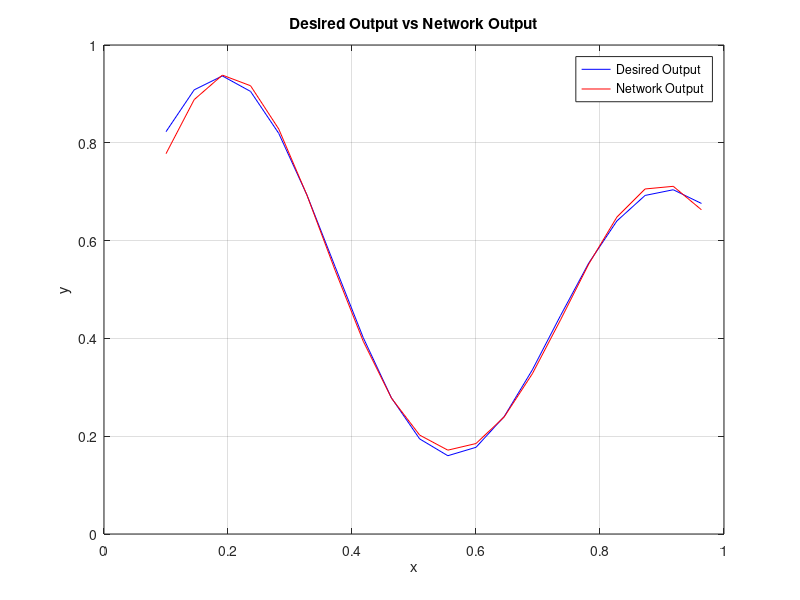

Write the MATLAB code that produced this figure.
%Išmokti savarankiškai suprogramuoti paprasto netiesinio aproksimatoriaus, grįsto Spindulio tipo bazinių funkcijų tinklu, mokymo (parametrų skaičiavimo) algoritmą.
clear all
clc
%duota
x = 0.1:1/22:1;
y_d = ((1 + 0.6*sin(2*pi*x/0.7)) + 0.3*sin(2*pi*x))/2;
%  F = exp(-(x-c)^2/(2*r^2))); gauso aktyvavimo funkcija

% Sugeneruojami svoriai
w0 = randn(1);
w1 = randn(1);
w2 = randn(1);

c1 = 0.20; %parinkta apytiksliai pagal maksimalias funkcijos reikšmes žiūrint į grafiką x ašyje
c2 = 0.90; %parinkta apytiksliai pagal maksimalias funkcijos reikšmes žiūrint į grafiką x ašyje
r1 = 0.16;
r2 = 0.16;

eta = 0.15; % Mokymosi žingsnis

% Mokomas neuroninis tinklas 100 kartų
for k = 1:100
    % mokomas kiekvienas taškas
    for n = 1:20
        % Neuronu gauso aktyvavimo funkcijos
        F1 = exp(-((x(n) - c1)^2) / (2 * (r1^2)));
        F2 = exp(-((x(n) - c2)^2) / (2 * (r2^2)));
        % Išvestis
        y(n) = F1 * w1 + F2 * w2 + 1 * w0;  % (m(gauso aktyvavimo funkcijos)+1)=3; pagal formule is vadovelio
        % Apskaičiuojama klaida
        e = y_d(n) - y(n) 
        % Atnaujinami svoriai
        w1 = w1 + eta * e * F1; % isvesties funkcijos svoriai. 
        w2 = w2 + eta * e * F2;
        w0 = w0 + eta * e; % pirmame LD buvo bias, bet uzduotyje nurodyta naudoti W0
    end
end
 
%sukuriamos naujos x vertes testavimui
x_n = 0.1:1/22:1;
for i = 1:length(x_n)
    F1_n = exp(-((x_n(i) - c1)^2) / (2 * (r1^2)));
    F2_n = exp(-((x_n(i) - c2)^2) / (2 * (r2^2)));
    y_n(i) = F1_n * w1 + F2_n * w2 + w0;
end

% apmokyto tinklo grafikas
figure(1);
plot(x, y_d, 'b', 'DisplayName', 'Desired Output');
hold on;
plot(x_n, y_n, 'r', 'DisplayName', 'Network Output');
hold off;
grid on;
legend;
xlabel('x');
ylabel('y');
title('Desired Output vs Network Output');